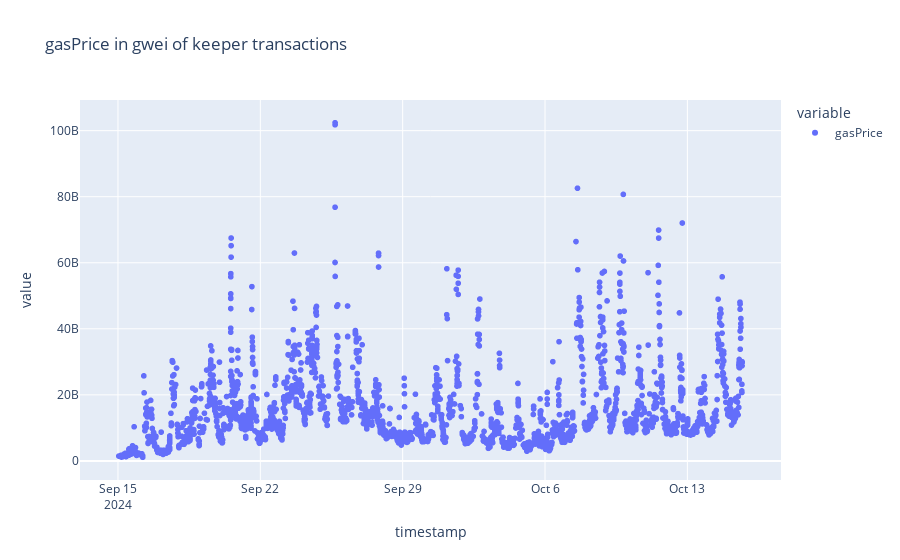

The notebook cell this image was saved under:
### Code cell
px.scatter(keeper_df["gasPrice"], title="gasPrice in gwei of keeper transactions")

### Figure 1 — Plotly figure (JSON) as saved in the notebook; plotly's stock layout.template omitted (floating-point values rounded to 4 significant figures; data arrays with more than 128 entries replaced by an {"elided": "..."} marker saying what was removed)
{"data": [{"hovertemplate": "variable=gasPrice<br>timestamp=%{x}<br>value=%{y}<extra></extra>", "legendgroup": "gasPrice", "marker": {"color": "#636efa", "symbol": "circle"}, "mode": "markers", "name": "gasPrice", "showlegend": true, "type": "scattergl", "x": {"elided": "2464 str values"}, "xaxis": "x", "y": {"elided": "2464 int values"}, "yaxis": "y"}], "layout": {"legend": {"title": {"text": "variable"}, "tracegroupgap": 0}, "title": {"text": "gasPrice in gwei of keeper transactions"}, "xaxis": {"anchor": "y", "domain": [0, 1], "title": {"text": "timestamp"}}, "yaxis": {"anchor": "x", "domain": [0, 1], "title": {"text": "value"}}}}
